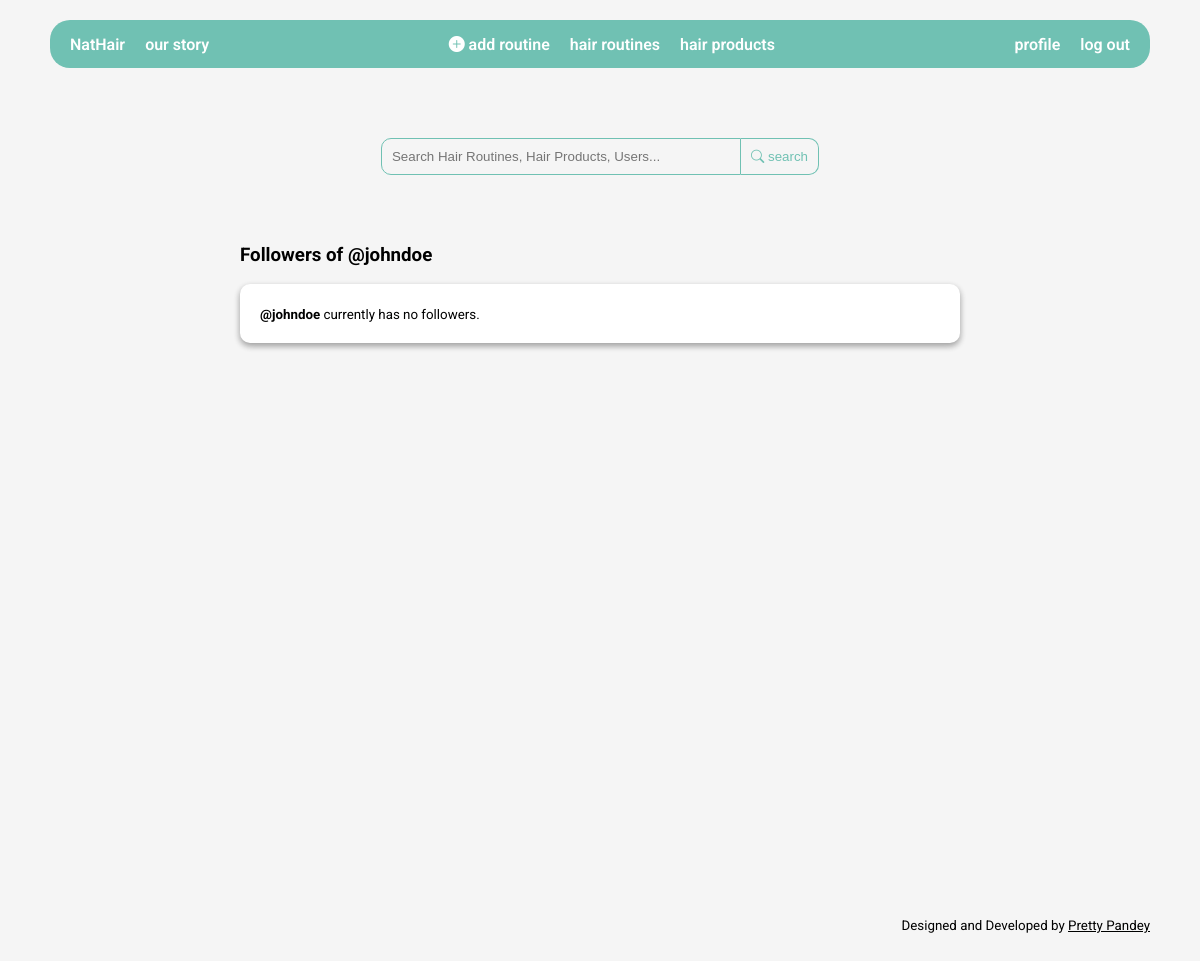
The app's page /accounts/profile/4/followers/ (signed in), older data.
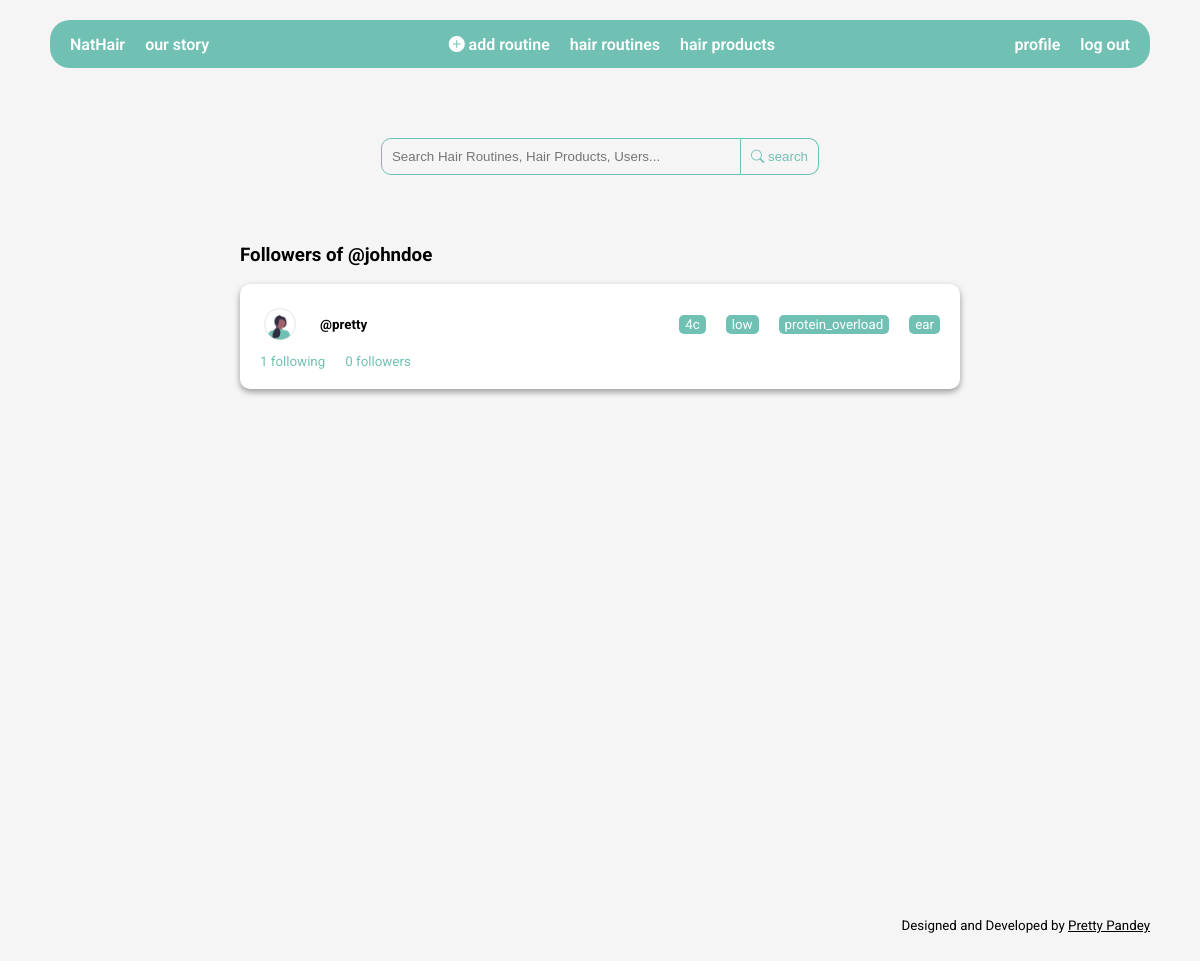
The same page, newer data.
### accounts/models.py (models this page shows, shortened)
class Follow(models.Model):
    follower = models.ForeignKey(User, related_name='following', on_delete=models.CASCADE)
    followed = models.ForeignKey(User, related_name='followers', on_delete=models.CASCADE)

class Profile(models.Model):
    user = models.OneToOneField(User, on_delete=models.CASCADE)
    full_name = models.CharField(max_length=255, null=True, blank=True)
    bio = models.TextField(null=True, blank=True)
    profile_pic = models.ImageField(upload_to='profile_pics', default='blank-profile-pic.png')
    location = models.CharField(max_length=255, null=True, blank=True)
    date_of_birth = models.DateField(null=True, blank=True)
    def follower_count(self):
        return self.user.followers.count()
    def following_count(self):
        return self.user.following.count()

class HairProfile(models.Model):
    user = models.OneToOneField(User, on_delete=models.CASCADE)
    TYPE_CHOICES = (
        ("1a", "1a"),
        ("1b", "1b"),
        ("1c", "1c"),
        ("2a", "2a"),
        ("2b", "2b"),
        ("2c", "2c"),
        ("3a", "3a"),
        ("3b", "3b"),
        ("3c", "3c"),
        ("4a", "4a"),
        ("4b", "4b"),
        ("4c", "4c"),
    )
    hair_type = models.CharField(
        max_length = 2,
        choices = TYPE_CHOICES
    )
    POROSITY_CHOICES = (
        ("Low Porosity", "Low Porosity"),
        ("Medium Porosity", "Medium Porosity"),
        ("Hight Porosity", "Hight Porosity"),
    )
    hair_porosity = models.CharField(
        max_length=20,
        choices= POROSITY_CHOICES
    )
    CONDITION_CHOICES = (
        ("Protein Overload", "Protein Overload"),
        ("Moisture Overload", "Moisture Overload"),
        ("Healthy", "Healthy"),
        ("Dandruff", "Dandruff"),
        ("Hair Loss", "Hair Loss"),
        ("Dry Hair", "Dry Hair"),
        ("Split Ends", "Split Ends"),
        ("Greasy Hair", "Greasy Hair"),
        ("Frizzy", "Frizzy"),
        ("Heat Damage", "Heat Damage"),
        ("Color Damage", "Color Damage")
    )
    hair_condition = models.CharField(
        max_length=20,
        choices= CONDITION_CHOICES
    )
    LENGTH_CHOICES = (
        ("Ear Length", "Ear Length"),
        ("Neck (top) Length", "Neck (top) Length"),
        ("Neck (bottom) Length", "Neck (bottom) Length"),
        ("Collarbone Length", "Collarbone Length"),
        ("Shoulder Length", "Shoulder Length"),
        ("Armpit Length", "Armpit Length"),
        ("Bra Strap Length", "Bra Strap Length"),
        ("Mid Back Length", "Mid Back Length"),
        ("Waist Length", "Waist Length"),
        ("Hip Length", "Hip Length"),
        ("Tailbone Length", "Tailbone Length"),
        ("Classic Length", "Classic Length"),
        ("Mid Thigh Length", "Mid Thigh Length"),
        ("Knee Length", "Knee Length"),
        ("Calf Length", "Calf Length"),
        ("Ankle Length", "Ankle Length"),
        ("Floor Length", "Floor Length"),
    )
    hair_length = models.CharField(
        max_length=20,
        choices= LENGTH_CHOICES
    )

### accounts/views.py (the view)
# urls.py: path('profile/<int:pk>/followers/', views.followers, name='followers'),
@login_required(login_url='login')
def followers(request, pk):
    template = 'followers.html'
    user = get_object_or_404(User, pk=pk)
    followers = user.followers.all()
    context = {
        'user': user,
        'followers': followers,
    }
    return render(request, template, context)

### accounts/templatetags/cache_bust.py (called while the page is built)
@register.simple_tag(name='cache_bust')
def cache_bust():
    if settings.DEBUG:
        version = uuid.uuid1()
    else:
        version = os.environ.get('PROJECT_VERSION')
        if version is None:
            version = '1'
    return '__v__={version}'.format(version=version)

### accounts/templates/followers.html (shortened to what this page needs)
{% extends 'base.html' %}
{% load static %}
{% load cache_bust %}
{% block styles %}
<link rel="stylesheet" href="{% static 'css/follow.css' %}?{% cache_bust %}">
{% endblock %}
{% block content %}
<div class="follow-wrapper">
    <div class="follow-container">
        <h3>Followers of @{{ user.username }}</h3>
        <div>
            {% if followers %}
                {% for follower in followers %}
                <a href="{% url 'profile' pk=follower.follower.pk %}" class="user-container">
                    <div class="user-profile">
                        <div class="user-profile-info">
                            <img src="{{ follower.follower.profile.profile_pic.url }}" alt="">
                            <div>
                                <small><strong>@{{ follower.follower.username }}</strong></small>
                            </div>
                        </div>
                        <div class="user-hair-profile">
                            <small>{{ follower.follower.hairprofile.hair_type}}</small>
                            <small>{{ follower.follower.hairprofile.hair_porosity}}</small>
                            <small>{{ follower.follower.hairprofile.hair_condition}}</small>
                            <small>{{ follower.follower.hairprofile.hair_length}}</small>
                        </div>
                    </div>
                    <div class="user-follow-info">
                        <small>{{follower.follower.profile.following_count}} following</small>
                        <small>{{follower.follower.profile.follower_count}} followers</small>
                    </div>
                </a>
                {% endfor %}
            {% else %}
                <p class="user-container"><small><strong>@{{ user.username }}</strong> currently has no followers.</small></p>
            {% endif %}
        </div>
    </div>
</div>
{% endblock %}

Row changes from the older to the newer data that the page shows:
added Follow: follower.profile.profile_pic (placeholder picture), follower.username "pretty", follower.hairprofile.hair_type "4c", follower.hairprofile.hair_porosity "low", follower.hairprofile.hair_condition "protein_overload", follower.hairprofile.hair_length "ear", follower.profile.following_count "1", follower.profile.follower_count "0"
Text that changed along with them:
{{ user.username }}: "johndoe" → (not shown)
text no longer shown: "@ currently has no followers."
